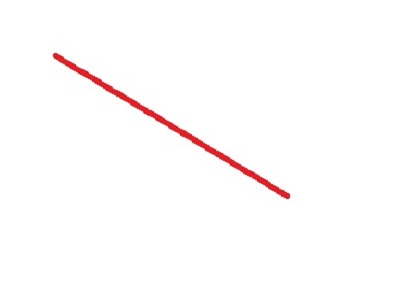
%> input picture 实验素材/line.jpg, 400 x 300 px
$ octave HoughTrans.m   (GNU Octave 9; MATLAB toolbox functions it lacks are replaced by stand-ins)
%> lines starting %> are read from the running program, lines starting %| are printed output that depends on the picture; in (x1, y1, x2, y2) boxes, pixels count from 0 and x2, y2 are one past the last pixel; in counts of white or black regions, pixels touching at a corner belong together; the program's own positions count from 1
I=imread('line.jpg');
%> I is the input picture: size 300x400x3 uint8; mean R, G, B 254.2, 251.9, 252
subplot(2,2,1);imshow(I);title('原图像');
G = rgb2gray(I);
subplot(2,2,2);imshow(G);title('灰度图像');
BW=edge(G,'sobel');
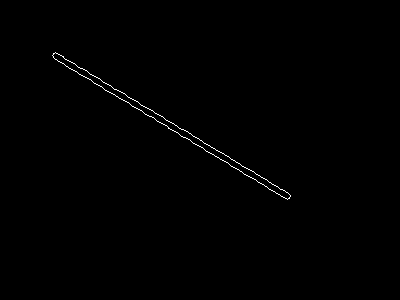
%> BW: size 300x400 logical; 0.4% white in thin lines or dots, all inside (x1, y1, x2, y2) = (52, 52, 291, 200)
subplot(2,2,3);imshow(BW,[]);title('sobel边缘检测');
[H,theta,rho]=hough(BW);
%> theta = 180 values from -90 to 89; rho = 999 values from -499 to 499
subplot(2,2,4);
imshow(imadjust(H),[],'XData',theta,'YData',rho);
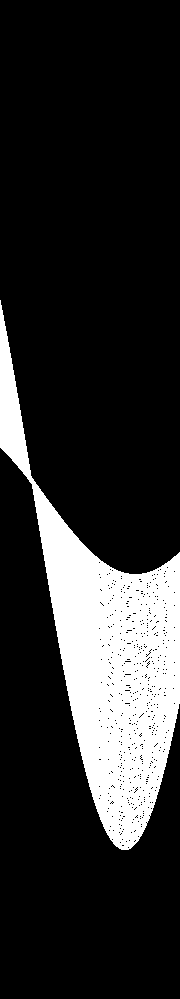
%> displayed picture: size 999x180, on the screen's scale of 0 to 255; 17.6% white; 1 white region, box (x1, y1, x2, y2) and area: (0, 300, 180, 850) 31656
xlabel('\theta');ylabel('\rho');
axis on,axis normal,hold on;
title('hough变换检测图像');
